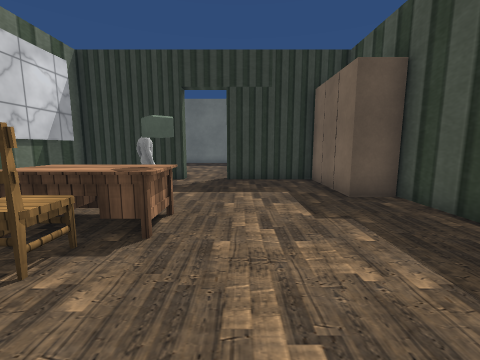
[1] (above)

22 first-person views from a walk through a scene from a Unity 3-D project. The camera is 1.3 m above the floor, tilts 8° down and sees 90° across. Doors are open. The floor is counted in squares, 1 m on a side. Each view is taken from the middle of a square. On the plan, view 1 faces up. The plan holds only what a view shows up to about 12 squares ahead; the rest is blank. The place goes on beyond the plan. Some surface patterns are stand-ins.

[2]
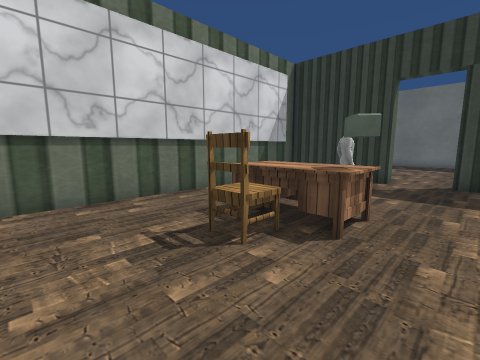

[3]
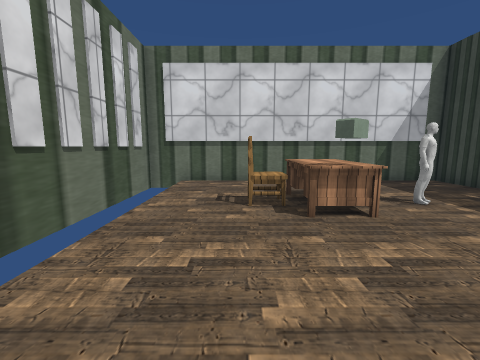

[4]
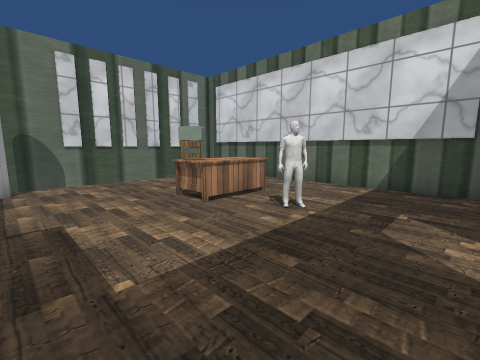

[5]
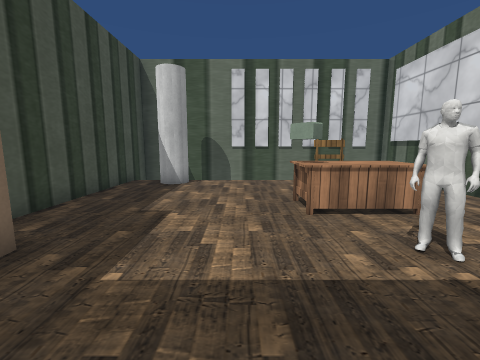

[6]
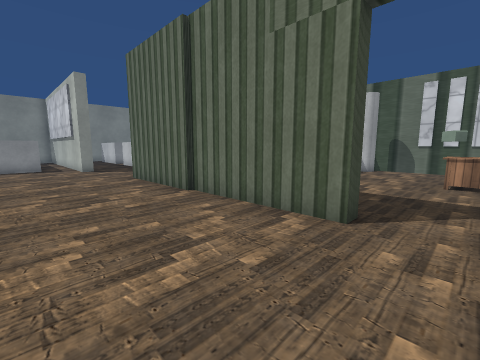

[7]
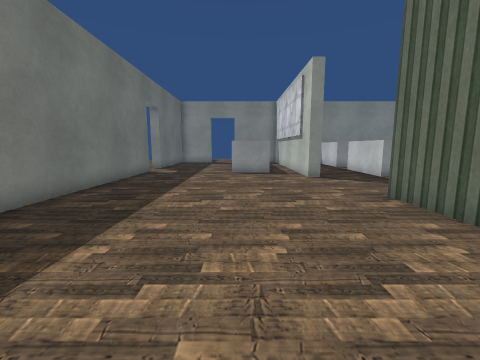

[8]
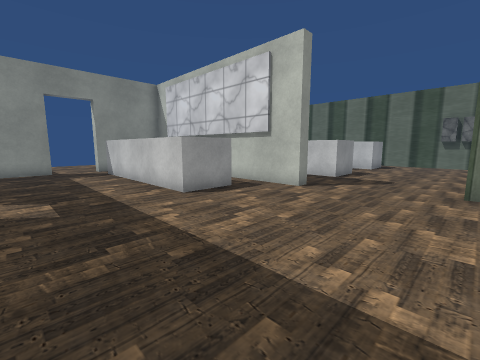

[9]
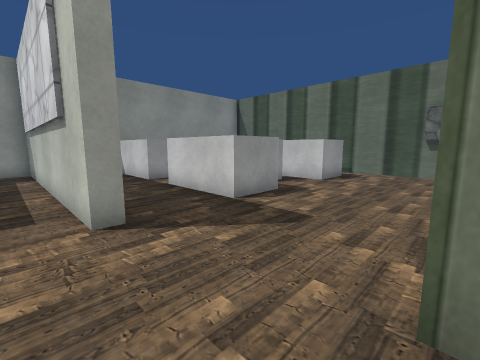

[10]
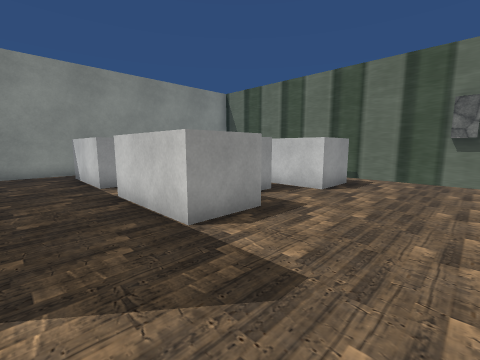

[11]
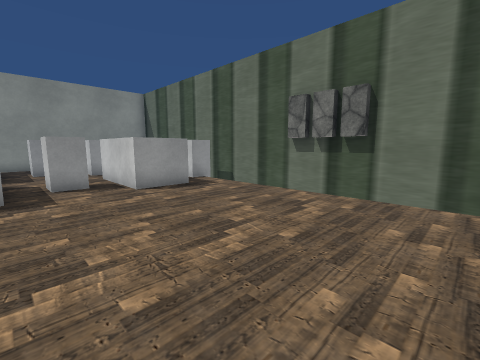

[12]
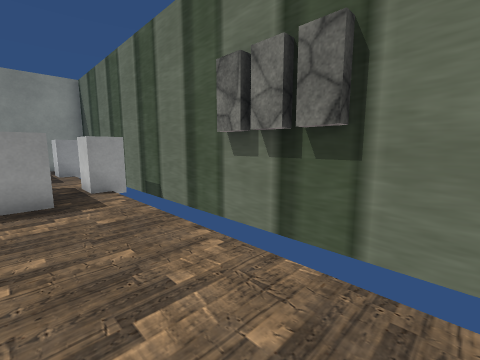

[13]
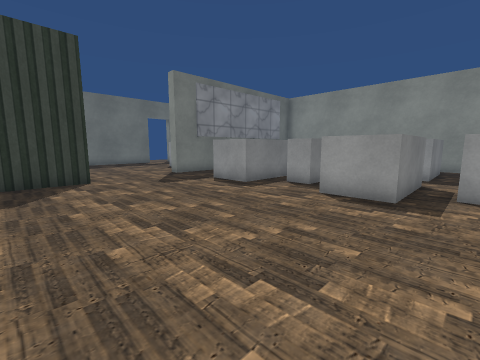

[14]
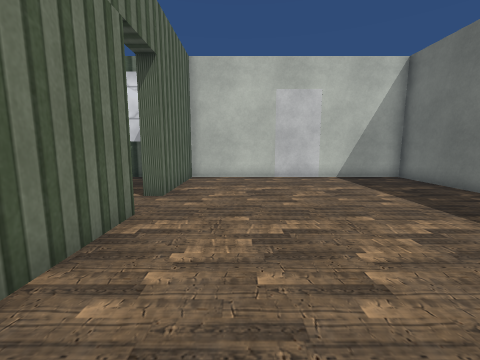

[15]
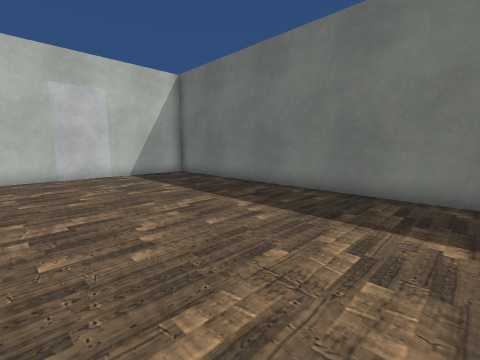

[16]
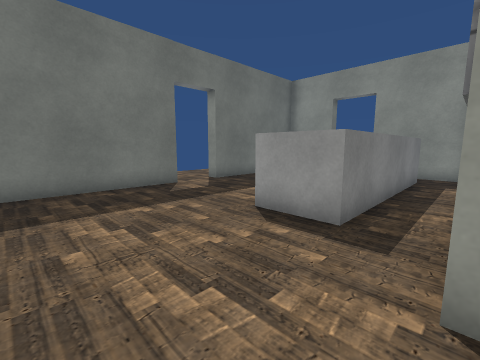

[17]
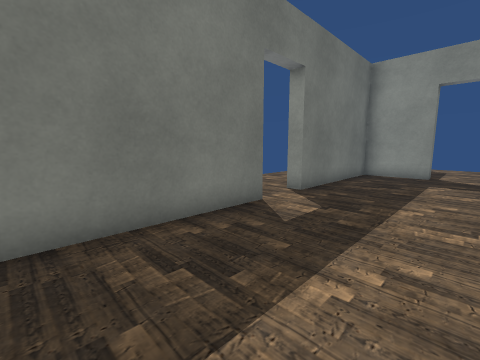

[18]
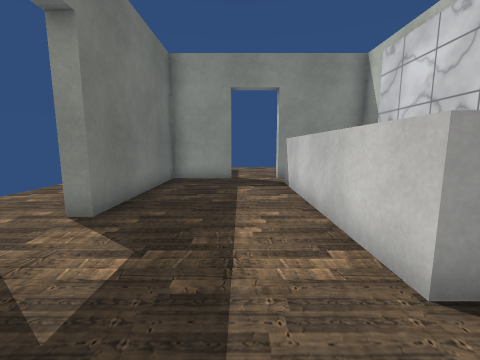

[19]
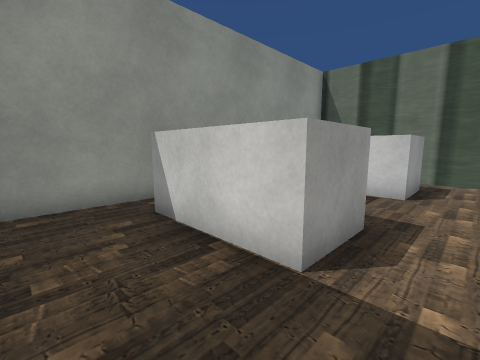

[20]
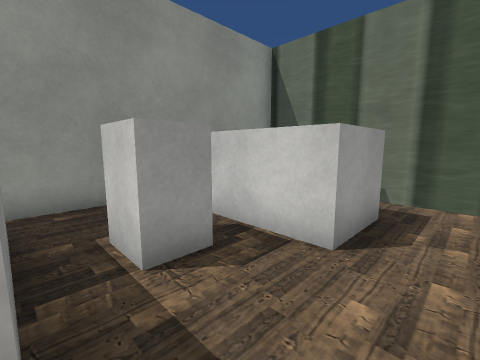

[21]
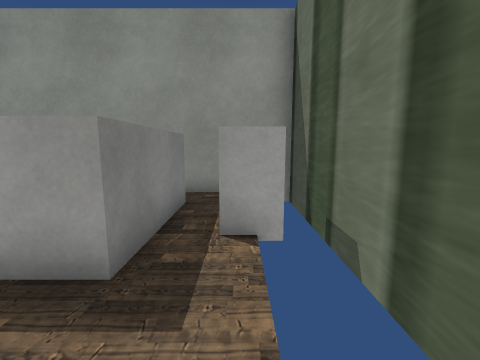

[22]
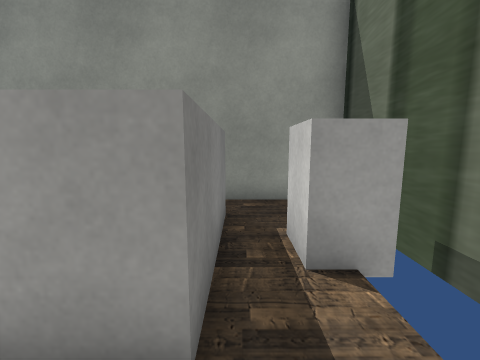

### Floor plan
Points are (right, up) in squares from view 1. A wall is a line through its corners. A room is listed if a view was taken in it or the views show most of it. See-through windows are left out.
Room 1 (views 1, 2, 3, 4, 5)
walls: (-2.2, 5.8) (-2.8, 6.4) (-2.2, 6.3) (-2.2, 6) (-2.7, 6.1); (-2.2, 6.2) (-2.1, 6); (-2.2, 6.2) (-2, 6); (-2.2, 6.3) (-2.2, 6); (-2.3, 6.3) (-2.2, 6) (-2.6, 6); (-2.4, 6.3) (-2.3, 6); (-2.4, 6.3) (-2.2, 6); (-2.6, 6.5) (-2, 6.1); (-2.5, 6.6) (-2.1, 6); (-2.2, 9.5) (-6.1, 9.5) (-6.1, -1.4) (2.2, -1.4); (2.9, 9.5) (-0.5, 9.5); (4.1, -1.4) (4.1, 6.2)
ways out: opening at (-1.5, 10) to room 2
objects: chair (-3, 2) to (-2, 3); other object (-3, 4); other object (-2, 4) to (-1, 4); cylinder (2, 0) to (3, 1); other object (3, 6); other object (3, 7) to (3, 8); other object (3, 9) to (4, 9)
Room 2 (views 6, 7, 8, 9, 10, 11, 12, 13, 14, 15, 16, 17, 18, 19, 20, 21, 22)
walls: (8.2, 9.5) (5.9, 9.5); (12.6, 10.6) (12.3, 10.6) (12.3, 11.1) (21.8, 11.1) (21.8, 14.4); (15, 6) (12.3, 6) (12.3, 7.9) (15.8, 7.9); (17.2, 6) (17.2, 7.9) (20.6, 7.9); (-0.5, 9.5) (-0.5, 10) (8.2, 10); (5.1, 18.7) (-6.1, 18.7) (-6.1, 10) (-2.2, 10) (-2.2, 9.5); (14.6, 18.7) (6.6, 18.7); (15.8, 1.3) (12.3, 1.3) (12.3, 3.1) (15.6, 3.1); (9.1, -1.2) (9.9, -1.2); (8.1, -1.2) (9, -1.2); (7.2, -1.2) (8, -1.2); (20.6, 12.5) (13.9, 12.5) (13.9, 14.4) (20.5, 14.4); (4.9, -1.4) (15.8, -1.4); (15.9, -1.4) (21.9, -1.4); (21.8, 4.4) (21.8, 10.1); (21.8, 16.3) (21.8, 18.7) (16.3, 18.7); (20.6, 1.3) (17.2, 1.3) (17.2, 3.1) (19.6, 3.1); (21.8, -0.2) (21.8, 1.8)
low walls: (20.5, 6) (17.2, 6)
ways out: opening at (-1.5, 10) to room 1; opening at (15.5, 19); open door at (22, 15.5)
objects: block (14, -1) to (14, 0); block (14, 4) to (14, 5); block (19, -1) to (19, 0); block (19, 4) to (19, 5)

Positions as (right, up) in squares from view 1, and headings:
1: (0, 0), facing up
2: (0, 0), facing up-left
3: (3, 2), facing left
4: (2, 9), facing down-left
5: (0, 9), facing down
6: (-2, 14), facing down-right
7: (2, 14), facing right
8: (8, 18), facing down-right
9: (8, 12), facing down-right
10: (9, 10), facing down-right
11: (5, 6), facing down-right
12: (6, 2), facing down-right
13: (6, 0), facing up-right
14: (4, 12), facing left
15: (5, 12), facing up-left
16: (10, 11), facing up-right
17: (10, 15), facing up-right
18: (12, 16), facing right
19: (16, 10), facing down-right
20: (16, 6), facing down-right
21: (15, 0), facing right
22: (16, 1), facing right
